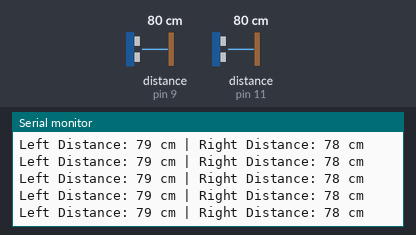
Recording of a sketch running on a simulated Arduino Uno, built with avr-gcc and run on an emulated ATmega328P. Shown: the last lines printed to the serial monitor. Wiring (inferred from the names in the program): 2 × ultrasonic range finder: trigger pin 6, echo pin 9 / trigger pin 10, echo pin 11. The test bench sets the inputs (shaded band); at power-on: distance to the obstacle (sensors on pin 9, pin 11) 80 cm. The echo pulse lasts 58.3 µs per cm.

Above: at 1.2 s.
1.3 s: distance to the obstacle (sensor on pin 9) set to 35 cm
At 1.45 s:
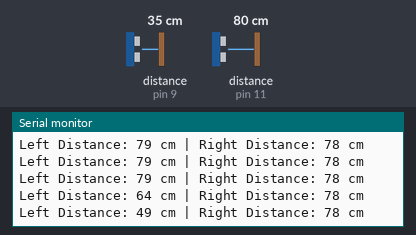
4.3 s: distance to the obstacle (sensor on pin 11) set to 2 cm
At 4.37 s:
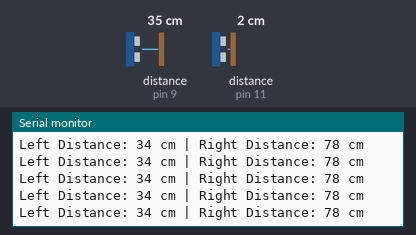
7.3 s: distance to the obstacle (sensor on pin 9) set to 18 cm
At 7.38 s:
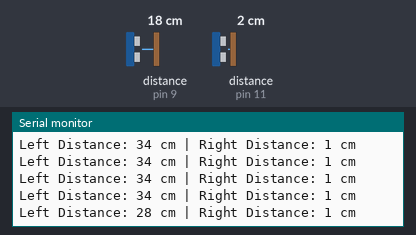
10.3 s: distance to the obstacle (sensor on pin 11) set to 18 cm
At 10.36 s:
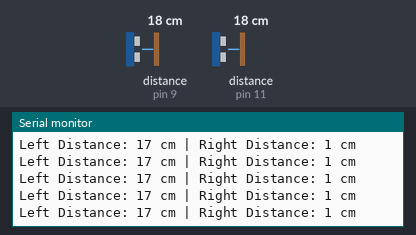
13.3 s: distance to the obstacle (sensor on pin 9) set to 9 cm
At 13.37 s:
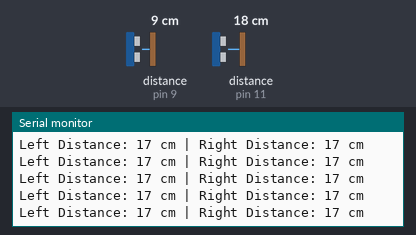
16.3 s: distance to the obstacle (sensor on pin 11) set to 35 cm
At 16.37 s:
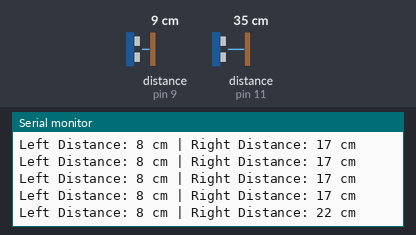
Timing chart, 0 to 19.3 s (numbered marks = the images above; inputs shaded):
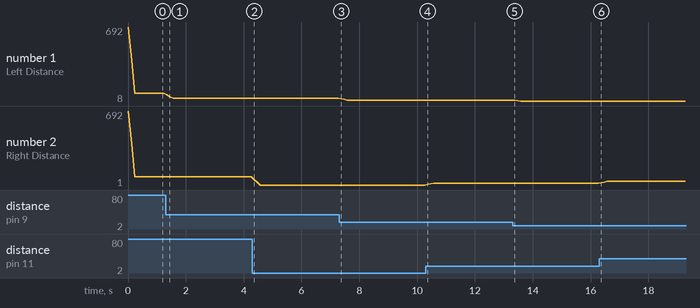

Measured:
- after the input at 1.3 s, the serial monitor: prints a new line at once (image 1)
- after the input at 7.3 s, the serial monitor: prints a new line after 0.08 s (image 3)
- after the input at 16.3 s, the serial monitor: prints a new line after 0.06 s (image 6)
- plotted number 1: 79 → 34 after the input at 1.3 s, 34 → 17 after the input at 7.3 s, 17 → 8 after the input at 13.3 s
- plotted number 2: 78 → 1 after the input at 4.3 s, 17 → 34 after the input at 16.3 s

The sketch:

UC_test.ino
```cpp
// ==========================================
// 상수 정의 (UPPER_SNAKE_CASE)
// ==========================================
const int SONIC_LEFT_TRIG = 6;
const int SONIC_LEFT_ECHO = 9;
const int SONIC_RIGHT_TRIG = 10;
const int SONIC_RIGHT_ECHO = 11;

const int FILTER_SIZE = 3;

// ==========================================
// 전역 변수 정의 (camelCase)
// ==========================================
long leftHistory[FILTER_SIZE] = {999, 999, 999};
long rightHistory[FILTER_SIZE] = {999, 999, 999};
int filterIndex = 0;

void setup() {
  Serial.begin(9600);
  pinMode(SONIC_LEFT_TRIG, OUTPUT);
  pinMode(SONIC_LEFT_ECHO, INPUT);
  pinMode(SONIC_RIGHT_TRIG, OUTPUT);
  pinMode(SONIC_RIGHT_ECHO, INPUT);
}

void loop() {
  // 필터링된 거리값 가져오기
  long leftDistance = getFilteredDistance(SONIC_LEFT_TRIG, SONIC_LEFT_ECHO, leftHistory);
  long rightDistance = getFilteredDistance(SONIC_RIGHT_TRIG, SONIC_RIGHT_ECHO, rightHistory);

  // 시리얼 모니터 출력
  Serial.print("Left Distance: ");
  Serial.print(leftDistance);
  Serial.print(" cm | Right Distance: ");
  Serial.print(rightDistance);
  Serial.println(" cm");

  delay(100); // 모니터링을 위한 최소한의 시간 간격
}

long getFilteredDistance(int trigPin, int echoPin, long* history) {
  digitalWrite(trigPin, LOW);
  delayMicroseconds(2);
  digitalWrite(trigPin, HIGH);
  delayMicroseconds(10);
  digitalWrite(trigPin, LOW);

  long duration = pulseIn(echoPin, HIGH, 15000);
  long distance = (duration == 0) ? 999 : duration * 0.034 / 2;

  if (distance <= 0) distance = 999;

  history[filterIndex] = distance;
  // 데이터 갱신 후 인덱스 순환 처리 (0, 1, 2, 0, 1, 2...)
  if (trigPin == SONIC_RIGHT_TRIG) {
    filterIndex = (filterIndex + 1) % FILTER_SIZE;
  }

  long sum = 0;
  for (int i = 0; i < FILTER_SIZE; i++) {
    sum += history[i];
  }
  return sum / FILTER_SIZE;
}
```
